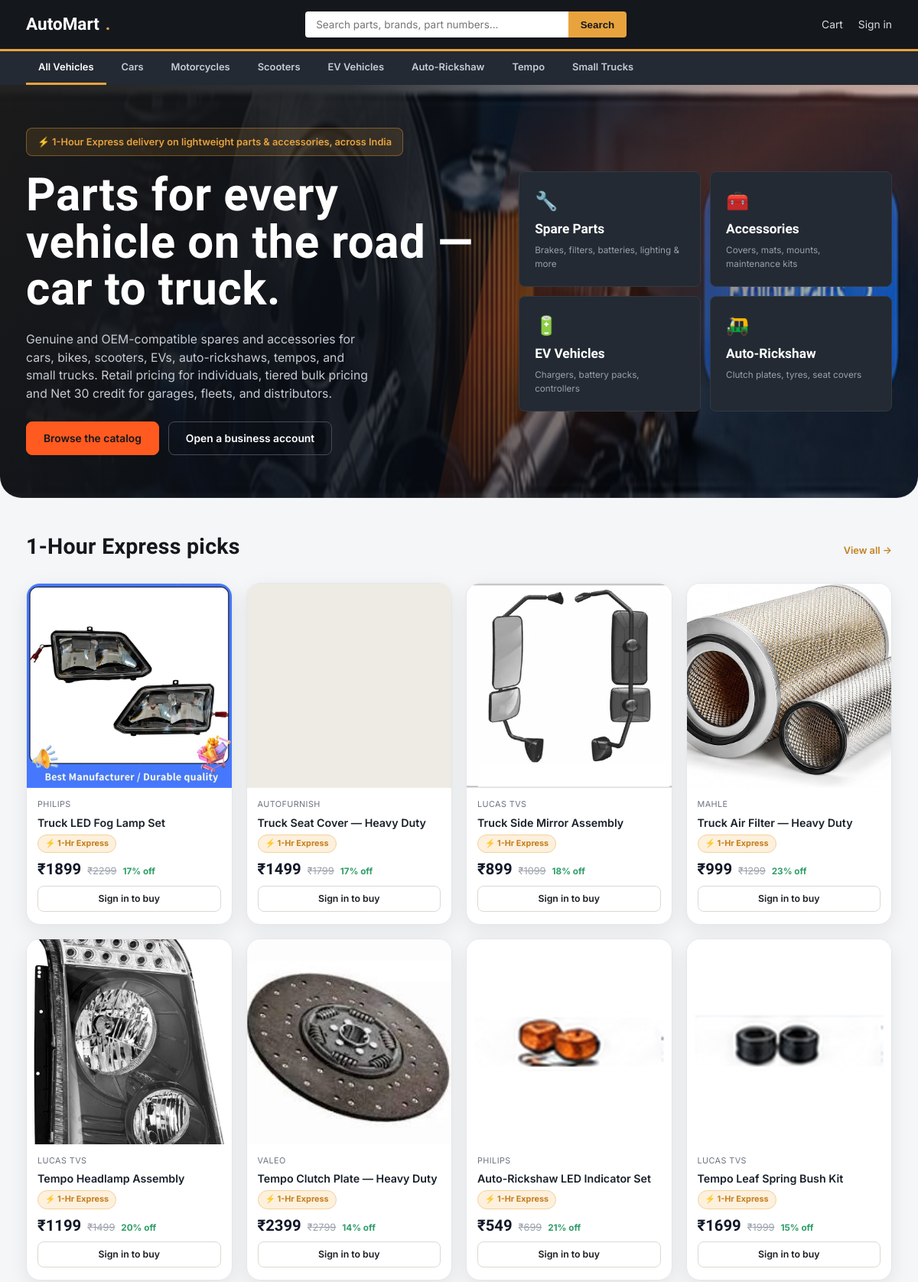
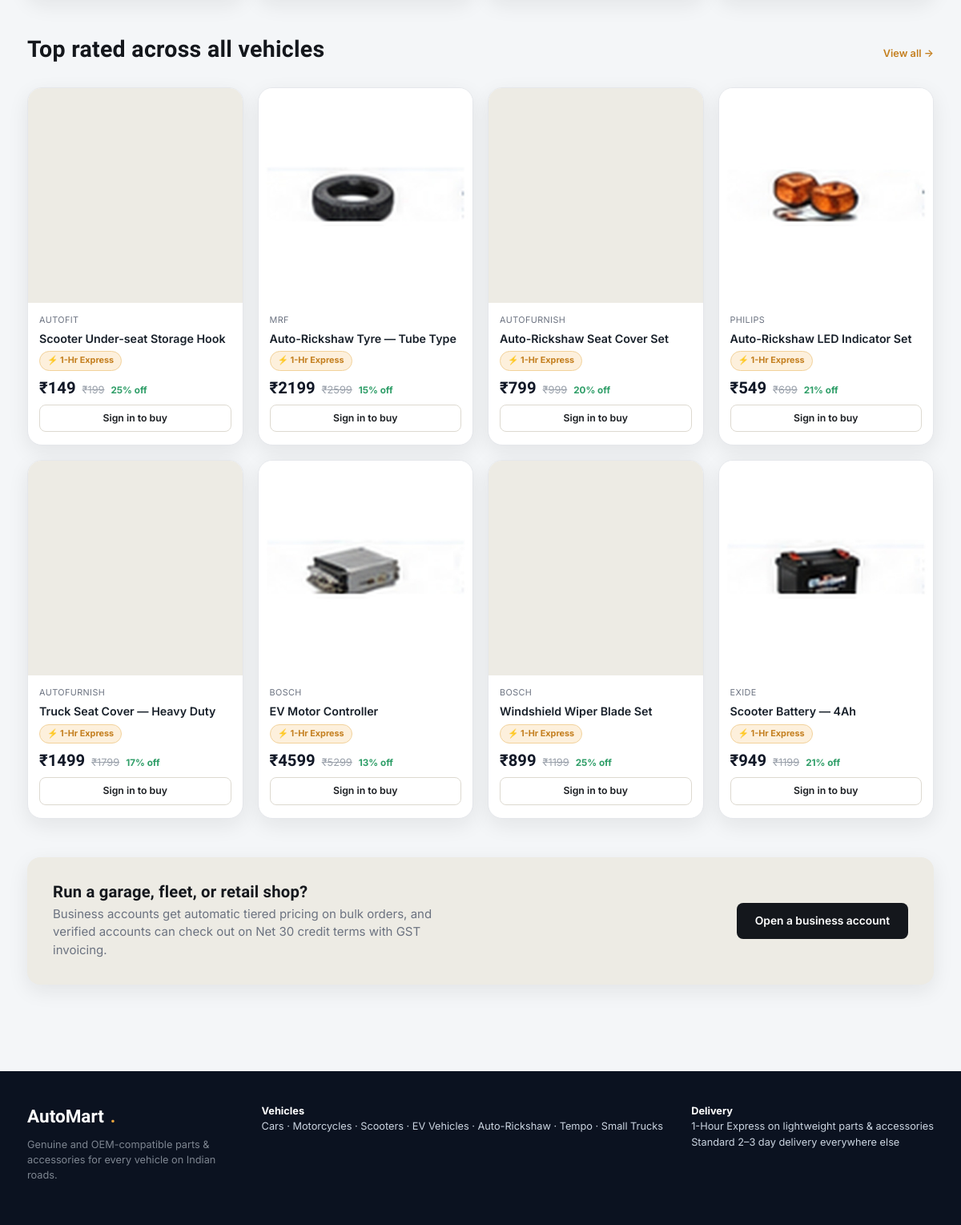
The page / on the database its author committed (2 pictures, top to bottom).
### models.py (models this page shows, shortened)
class Product(db.Model):
    __tablename__ = "products"
    id = db.Column(db.Integer, primary_key=True)
    sku = db.Column(db.String(30), unique=True, nullable=False)
    name = db.Column(db.String(200), nullable=False)
    slug = db.Column(db.String(220), unique=True, nullable=False, index=True)
    description = db.Column(db.Text)
    brand = db.Column(db.String(80))
    category = db.Column(db.String(20), nullable=False)     # parts | accessories
    vehicle_type = db.Column(db.String(20), nullable=False, index=True)  # see VEHICLE_TYPES
    subcategory = db.Column(db.String(80))  # e.g. "Brakes", "Filters", "Lighting"
    price = db.Column(db.Integer, nullable=False)      # in INR, integer paise-free for simplicity
    mrp = db.Column(db.Integer)                          # strike-through price
    stock = db.Column(db.Integer, default=0)
    bulk_price = db.Column(db.Integer)
    bulk_min_qty = db.Column(db.Integer)
    weight_grams = db.Column(db.Integer, default=500)
    image_url = db.Column(db.String(300))
    rating = db.Column(db.Float, default=4.3)
    rating_count = db.Column(db.Integer, default=0)
    is_active = db.Column(db.Boolean, default=True)
    created_at = db.Column(db.DateTime, default=datetime.utcnow)
    order_items = db.relationship("OrderItem", backref="product", lazy="dynamic")
    @property
    def is_express_eligible(self):
        from flask import current_app
        limit = current_app.config.get("EXPRESS_DELIVERY_WEIGHT_LIMIT_GRAMS", 5000)
        return self.weight_grams <= limit and self.stock > 0
    @property
    def discount_percent(self):
        if self.mrp and self.mrp > self.price:
            return round((1 - self.price / self.mrp) * 100)
        return 0
    @property
    def part_image_filename(self):
        if self.category != "parts":
            return "parts-banner.jpg"
        text = f"{self.name or ''} {self.subcategory or ''}".lower()
        image_rules = (
            (("truck led fog lamp",), "truck-led-fog-lamp-set.jpg"),
            (("truck side mirror",), "truck-side-mirror-assembly.jpg"),
            (("truck brake drum",), "truck-brake-drum.jpg"),
            (("truck air filter",), "truck-air-filter-heavy-duty.jpg"),
            (("tempo headlamp assembly",), "tempo-headlamp-assembly.jpg"),
            (("tempo clutch plate",), "tempo-clutch-plate-heavy-duty.jpg"),
            (("auto-rickshaw led indicator",), "auto-rickshaw-led-indicator-set.jpg"),
            (("tempo leaf spring bush",), "tempo-leaf-spring-bush-kit.jpg"),
            (("auto-rickshaw side mirror",), "auto-rickshaw-side-mirror.jpg"),
            (("auto-rickshaw tyre",), "auto-rickshaw-tyre-tube-type.jpg"),
            (("auto-rickshaw clutch plate",), "auto-rickshaw-clutch-plate.jpg"),
            (("ev motor controller",), "ev-motor-controller.jpg"),
            (("ev battery pack",), "ev-battery-pack-48v.jpg"),
            (("ev onboard charger",), "ev-onboard-charger-cable.jpg"),
            (("scooter battery",), "scooter-battery-4ah.jpg"),
            (("front disc brake pad",), "front-disc-brake-pad.jpg"),
            (("scooter variator",), "scooter-variator-kit.jpg"),
            (("led headlamp bulb",), "led-headlamp-bulb.jpg"),
            (("clutch plate set",), "clutch-plate-set.jpg"),
            (("bike battery",), "bike-battery-5ah.jpg"),
            (("brake shoe set",), "brake-shoe-set.jpg"),
            (("chain & sprocket", "chain and sprocket"), "chain-sprocket-kit.jpg"),
            (("halogen headlight bulb",), "halogen-headlight-bulb-pair.jpg"),
            (("cabin air filter",), "cabin-air-filter.jpg"),
            (("engine oil filter",), "engine-oil-filter.jpg"),
            (("ceramic brake pad",), "ceramic-brake-pad-set-front.jpg"),
            (("brake pad", "brake pads"), "brake-pads.jpg"),
            (("brake disc", "brake drum", "disc brake"), "brake-disc.jpg"),
            (("oil filter",), "oil-filter.jpg"),
            (("air filter", "filter"), "air-filter.jpg"),
            (("spark plug", "spark"), "spark-plug.jpg"),
            (("timing belt",), "timing-belt.jpg"),
        )
        for keywords, filename in image_rules:
            if any(keyword in text for keyword in keywords):
                return filename
        return "parts-banner.jpg"
    @property
    def in_stock(self):
        return self.stock > 0

### blueprints/storefront.py (the view)
@bp.route("/")
def home():
    featured = Product.query.filter_by(is_active=True).order_by(Product.rating.desc()).limit(8).all()
    express_picks = (
        Product.query.filter(Product.is_active == True, Product.weight_grams <= 5000, Product.stock > 0)
        .order_by(Product.created_at.desc())
        .limit(8)
        .all()
    )
    return render_template(
        "storefront/home.html",
        featured=featured,
        express_picks=express_picks,
        vehicle_types=VEHICLE_TYPES,
        categories=PRODUCT_CATEGORIES,
    )

### templates/storefront/home.html
{% extends "base.html" %}
{% block content %}
<section class="hero">
  <div class="container hero-grid">
    <div>
      <div class="delivery-promise">⚡ 1-Hour Express delivery on lightweight parts &amp; accessories, across India</div>
      <h1>Parts for every vehicle on the road — car to truck.</h1>
      <p class="lead">Genuine and OEM-compatible spares and accessories for cars, bikes, scooters, EVs, auto-rickshaws, tempos, and small trucks. Retail pricing for individuals, tiered bulk pricing and Net 30 credit for garages, fleets, and distributors.</p>
      <div style="display:flex; gap:12px; margin-top:24px;">
        <a href="{{ url_for('storefront.shop') }}" class="btn btn-primary">Browse the catalog</a>
        {% if not current_user.is_authenticated %}
          <a href="{{ url_for('auth.register') }}" class="btn btn-outline" style="color:#fff; border-color:#454c56;">Open a business account</a>
        {% endif %}
      </div>
    </div>
    <div class="pegboard">
      <a href="{{ url_for('storefront.shop', category='parts') }}" class="peg-tile">
        <div class="icon">🔧</div>
        <div class="label">Spare Parts</div>
        <div class="sub">Brakes, filters, batteries, lighting &amp; more</div>
      </a>
      <a href="{{ url_for('storefront.shop', category='accessories') }}" class="peg-tile">
        <div class="icon">🧰</div>
        <div class="label">Accessories</div>
        <div class="sub">Covers, mats, mounts, maintenance kits</div>
      </a>
      <a href="{{ url_for('storefront.shop', vehicle_type='ev') }}" class="peg-tile">
        <div class="icon">🔋</div>
        <div class="label">EV Vehicles</div>
        <div class="sub">Chargers, battery packs, controllers</div>
      </a>
      <a href="{{ url_for('storefront.shop', vehicle_type='auto_rickshaw') }}" class="peg-tile">
        <div class="icon">🛺</div>
        <div class="label">Auto-Rickshaw</div>
        <div class="sub">Clutch plates, tyres, seat covers</div>
      </a>
    </div>
  </div>
</section>
<div class="container">
  <section class="section">
    <div class="section-head">
      <h2>1-Hour Express picks</h2>
      <a href="{{ url_for('storefront.shop') }}">View all →</a>
    </div>
    <div class="product-grid">
      {% for p in express_picks %}
        {% include "storefront/_product_card.html" %}
      {% else %}
        <p class="muted">Express items will appear here once the catalog is stocked.</p>
      {% endfor %}
    </div>
  </section>
  <section class="section" style="padding-top:0;">
    <div class="section-head">
      <h2>Top rated across all vehicles</h2>
      <a href="{{ url_for('storefront.shop') }}">View all →</a>
    </div>
    <div class="product-grid">
      {% for p in featured %}
        {% include "storefront/_product_card.html" %}
      {% else %}
        <p class="muted">No products yet — check back soon.</p>
      {% endfor %}
    </div>
  </section>
  <section class="section" style="padding-top:0;">
    <div class="card" style="padding:32px; display:flex; justify-content:space-between; align-items:center; flex-wrap:wrap; gap:20px; background:var(--paper-2); border:none;">
      <div>
        <h3 style="margin-bottom:6px;">Run a garage, fleet, or retail shop?</h3>
        <p class="muted" style="margin:0; max-width:52ch;">Business accounts get automatic tiered pricing on bulk orders, and verified accounts can check out on Net 30 credit terms with GST invoicing.</p>
      </div>
      {% if current_user.is_authenticated and current_user.is_business %}
        <span class="badge badge-green">Business account {{ '· Credit verified' if current_user.business_verified else '· Verification pending' }}</span>
      {% else %}
        <a href="{{ url_for('auth.register') }}" class="btn btn-dark">Open a business account</a>
      {% endif %}
    </div>
  </section>
</div>
{% endblock %}

### templates/storefront/_product_card.html (shortened to what this page needs)
<div class="product-card">
  <a href="{{ url_for('storefront.product_detail', slug=p.slug) }}" class="thumb">
    {% if p.category == 'parts' %}
      {% if p.image_url and p.image_url.startswith('images/') %}
        <img src="{{ url_for('static', filename=p.image_url) }}" alt="{{ p.name }}" loading="lazy">
      {% elif p.image_url and 'parts-banner.jpg' not in p.image_url %}
        <img src="{{ p.image_url }}" alt="{{ p.name }}" loading="lazy">
      {% else %}
        {% set img = p.part_image_filename %}
        <img src="{{ url_for('static', filename='images/parts/' ~ img) }}" alt="{{ p.name }}" loading="lazy">
      {% endif %}
    {% elif p.image_url %}
      {% if p.image_url.startswith('images/') %}
        <img src="{{ url_for('static', filename=p.image_url) }}" alt="{{ p.name }}" loading="lazy">
      {% else %}
        <img src="{{ p.image_url }}" alt="{{ p.name }}" loading="lazy">
      {% endif %}
    {% endif %}
  </a>
  <div class="body">
    <span class="brand">{{ p.brand or p.vehicle_label }}</span>
    <a href="{{ url_for('storefront.product_detail', slug=p.slug) }}" class="name">{{ p.name }}</a>
    <div style="display:flex; gap:6px; flex-wrap:wrap;">
      {% if p.is_express_eligible %}
        <span class="badge badge-express">⚡ 1-Hr Express</span>
      {% endif %}
    </div>
    <div class="price-row">
      <span class="price">{{ currency }}{{ p.price }}</span>
      {% if p.mrp and p.mrp > p.price %}
        <span class="mrp">{{ currency }}{{ p.mrp }}</span>
        <span class="discount">{{ p.discount_percent }}% off</span>
      {% endif %}
    </div>
    {% if current_user.is_authenticated %}
      <form method="post" action="{{ url_for('storefront.cart_add') }}" data-ajax-cart-form>
        <input type="hidden" name="product_id" value="{{ p.id }}">
        <input type="hidden" name="quantity" value="1">
        <button type="submit" class="btn btn-dark btn-sm btn-block" {% if not p.in_stock %}disabled{% endif %}>Add to cart</button>
      </form>
    {% else %}
      <a href="{{ url_for('auth.login') }}" class="btn btn-outline btn-sm btn-block">Sign in to buy</a>
    {% endif %}
  </div>
</div>

### rows shown on the page
Product: image_url (picture), brand "PHILIPS", name "Truck LED Fog Lamp Set", weight_grams "⚡ 1-Hr Express", currency "₹", price "1899", mrp "2299", discount_percent "17"
Product: brand "AUTOFURNISH", name "Truck Seat Cover — Heavy Duty", weight_grams "⚡ 1-Hr Express", currency "₹", price "1499", mrp "1799", discount_percent "17"
Product: image_url (picture), brand "LUCAS TVS", name "Truck Side Mirror Assembly", weight_grams "⚡ 1-Hr Express", currency "₹", price "899", mrp "1099", discount_percent "18"
Product: image_url (picture), brand "MAHLE", name "Truck Air Filter — Heavy Duty", weight_grams "⚡ 1-Hr Express", currency "₹", price "999", mrp "1299", discount_percent "23"
Product: image_url (picture), brand "LUCAS TVS", name "Tempo Headlamp Assembly", weight_grams "⚡ 1-Hr Express", currency "₹", price "1199", mrp "1499", discount_percent "20"
Product: image_url (picture), brand "VALEO", name "Tempo Clutch Plate — Heavy Duty", weight_grams "⚡ 1-Hr Express", currency "₹", price "2399", mrp "2799", discount_percent "14"
Product: shows a picture, brand "PHILIPS", name "Auto-Rickshaw LED Indicator Set", weight_grams "⚡ 1-Hr Express", currency "₹", price "549", mrp "699", discount_percent "21"
Product: shows a picture, brand "LUCAS TVS", name "Tempo Leaf Spring Bush Kit", weight_grams "⚡ 1-Hr Express", currency "₹", price "1699", mrp "1999", discount_percent "15"
Product: brand "AUTOFIT", name "Scooter Under-seat Storage Hook", weight_grams "⚡ 1-Hr Express", currency "₹", price "149", mrp "199", discount_percent "25"
Product: shows a picture, brand "MRF", name "Auto-Rickshaw Tyre — Tube Type", weight_grams "⚡ 1-Hr Express", currency "₹", price "2199", mrp "2599", discount_percent "15"
Product: brand "AUTOFURNISH", name "Auto-Rickshaw Seat Cover Set", weight_grams "⚡ 1-Hr Express", currency "₹", price "799", mrp "999", discount_percent "20"
Product: shows a picture, brand "BOSCH", name "EV Motor Controller", weight_grams "⚡ 1-Hr Express", currency "₹", price "4599", mrp "5299", discount_percent "13"
Product: brand "BOSCH", name "Windshield Wiper Blade Set", weight_grams "⚡ 1-Hr Express", currency "₹", price "899", mrp "1199", discount_percent "25"
Product: shows a picture, brand "EXIDE", name "Scooter Battery — 4Ah", weight_grams "⚡ 1-Hr Express", currency "₹", price "949", mrp "1199", discount_percent "21"

### other values the page prints
{{ label }} "Cars" "Motorcycles" "Scooters" "EV Vehicles" "Auto-Rickshaw" "Tempo" "Small Trucks"
